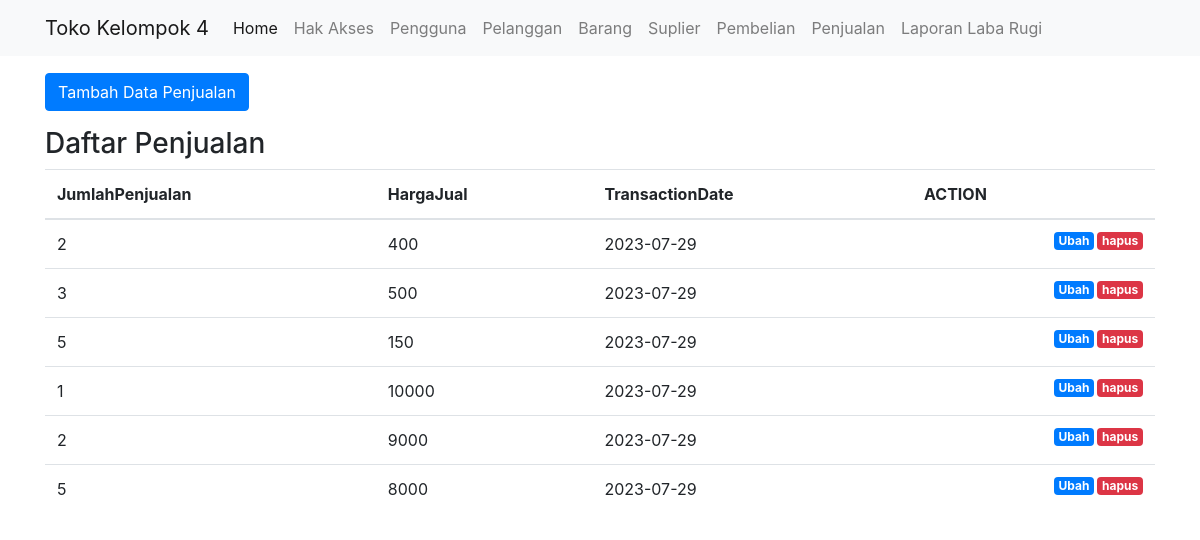
/public/penjualan, run on the app's committed database.
### tables this page shows
CREATE TABLE `penjualan` (
  `IdPenjualan` int(11) NOT NULL,
  `JumlahPenjualan` int(11) DEFAULT NULL,
  `HargaJual` int(11) DEFAULT NULL,
  `IdPengguna` int(11) DEFAULT NULL,
  `TransactionDate` varchar(255) NOT NULL
);

### app/core/Controller.php (called while the page is built, shortened)
<?php
class Controller {
    public function view($view, $data = [])
    {
        require_once '../app/views/' . $view . '.php';
    }
    public function model($model)
    {
        return new $model;
    }
}

### app/controllers/Penjualan.php (called while the page is built, shortened)
<?php
class Penjualan extends Controller {
    public function index()
    {
        $data['judul'] = 'Daftar Penjualan';
        $data['br'] = $this->model('Penjualan_model')->getAllPenjualan();
        $this->view('penjualan/index', $data);
    }
}

### app/core/App.php (called while the page is built, shortened)
<?php
class App {
    protected $method = 'index';
    protected $params = [];
    public function __construct()
    {
        $this->controller = new $this->controller;
        call_user_func_array([$this->controller, $this->method], $this->params);
    }
}

### public/index.php (called while the page is built, shortened)
<?php
$app = new App;

### app/core/Database.php (called while the page is built, shortened)
<?php
class Database {
    private $host = DB_HOST;
    private $user = DB_USER;
    private $pass = DB_PASS;
    private $db_name = DB_NAME;
    private $dbh;
    private $stmt;
    public function __construct()
    {
        $dsn = 'mysql:host=' . $this->host . ';dbname=' . $this->db_name;
        $option = [
            PDO::ATTR_PERSISTENT => true,
            PDO::ATTR_ERRMODE => PDO::ERRMODE_EXCEPTION
        ];
        try {
            $this->dbh = new PDO($dsn, $this->user, $this->pass, $option);
        } catch(PDOException $e) {
            die($e->getMessage());
        }
    }
    public function query($query)
    {
        $this->stmt = $this->dbh->prepare($query);
    }
    public function execute()
    {
        $this->stmt->execute();
    }
    public function resultSet()
    {
        $this->execute();
        return $this->stmt->fetchAll(PDO::FETCH_ASSOC);
    }
}

### app/models/Penjualan_model.php (called while the page is built, shortened)
<?php
class Penjualan_model {
    private $table = 'penjualan';
    private $db;
    public function __construct()
    {
        $this->db = new Database;
    }
    public function getAllPenjualan()
    {
        $this->db->query('SELECT * FROM ' . $this->table);
        return $this->db->resultSet();
    }
}

### app/views/penjualan/index.php (the view, shortened to what this page needs)
<div class="container mt-3">
    <div class="row">
      <div class="col-lg-6">
      </div>
    </div>
    <div class="row mb-3">
      <div class="col-lg-6">
        <button type="button" class="btn btn-primary tombolTambahData" data-toggle="modal" data-target="#formModal">
          Tambah Data Penjualan
        </button>
      </div>
    </div>
    <h3>Daftar Penjualan</h3>
    <table class="table table-hover">
                <thead>
                    <tr>
                        <th scope="col">JumlahPenjualan</th>
                        <th scope="col">HargaJual</th>
                        <th scope="col">TransactionDate</th>
                        <th scope="col">ACTION</th>
                    </tr>
                </thead>
                <tbody>
                    <?php foreach( $data['br'] as $br ) : ?>
                    <tr>
                        <td><?= $br['JumlahPenjualan'];?></td>
                        <td> <?= $br['HargaJual'];?></td>
                        <td> <?= $br['TransactionDate'];?></td>
                        <td>
                        <a href="<?= BASEURL; ?>/penjualan/hapus/<?= $br['IdPenjualan']; ?>" class="badge badge-danger float-right" onclick="return confirm('yakin?');">hapus</a>
                        <a href="<?= BASEURL; ?>/penjualan/ubahDetail/<?= $br['IdPenjualan']; ?>" class="badge badge-primary float-right">Ubah</a>
                        </td>
                    </tr>
                    <?php endforeach; ?>
                </tbody>
    </table>
</div>

### public/css/style.css (style rules this page uses)
.badge { margin-left: 3px; }

### data on the page
penjualan: JumlahPenjualan "2", HargaJual "400", TransactionDate "2023-07-29"
penjualan: JumlahPenjualan "3", HargaJual "500", TransactionDate "2023-07-29"
penjualan: JumlahPenjualan "5", HargaJual "150", TransactionDate "2023-07-29"
penjualan: JumlahPenjualan "1", HargaJual "10000", TransactionDate "2023-07-29"
penjualan: JumlahPenjualan "2", HargaJual "9000", TransactionDate "2023-07-29"
penjualan: JumlahPenjualan "5", HargaJual "8000", TransactionDate "2023-07-29"
